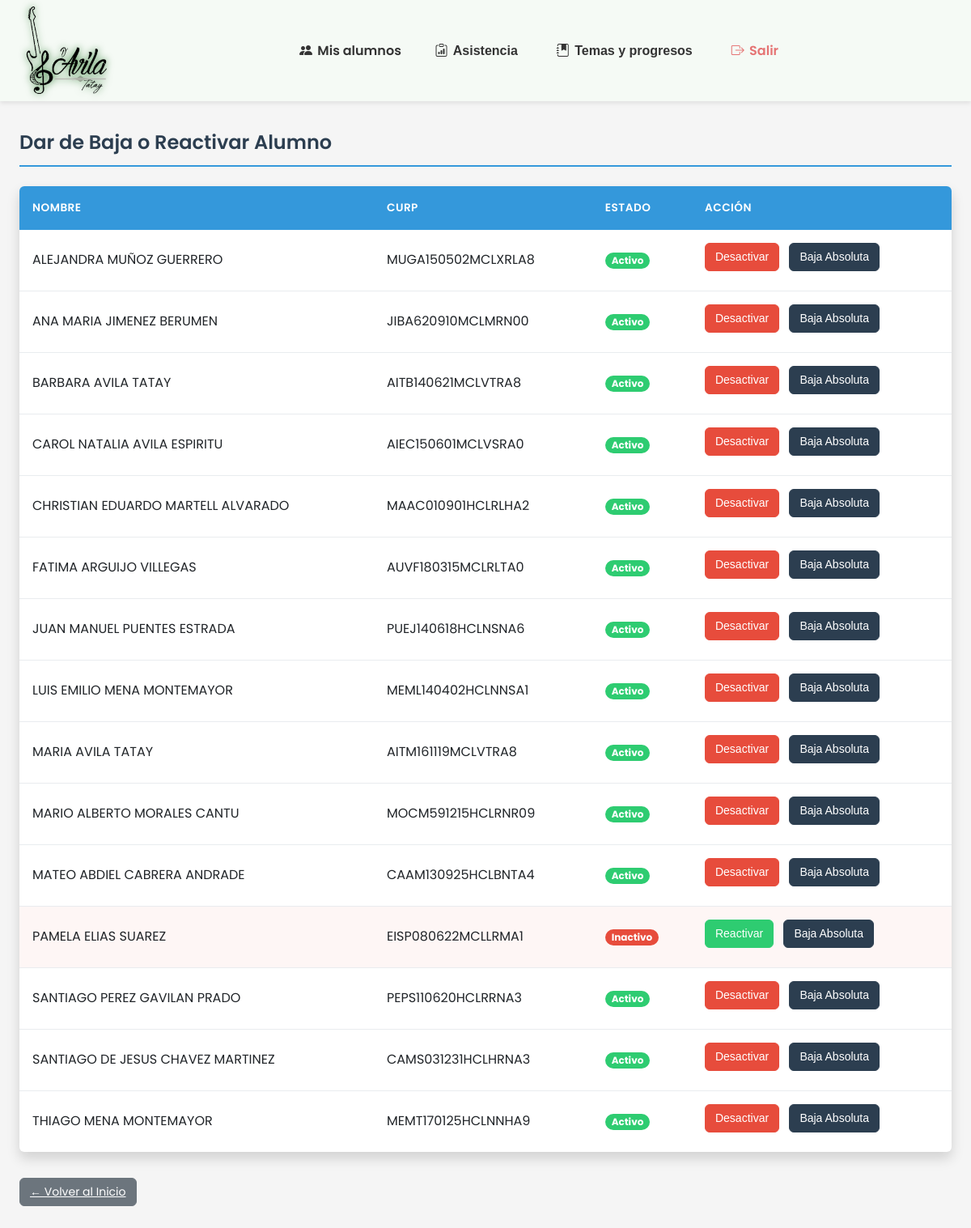
Page /bajas.php on the committed database.
### tables this page shows
CREATE TABLE `alumnos` (
  `curp` varchar(18) NOT NULL,
  `nombre` varchar(50) NOT NULL,
  `apellidos` varchar(100) NOT NULL,
  `nombre_tutor` varchar(100) DEFAULT NULL,
  `fecha_nacimiento` date NOT NULL,
  `telefono` varchar(15) DEFAULT NULL,
  `fecha_registro` timestamp NOT NULL DEFAULT current_timestamp(),
  `mensualidad` decimal(10,2) NOT NULL DEFAULT 0.00,
  `activo` tinyint(1) DEFAULT 1,
  PRIMARY KEY (`curp`)
);

### bajas.php (the view, shortened to what this page needs)
<?php
require_once __DIR__ . '/includes/bd.php';
$alumnos = $conexion->query("SELECT curp, nombre, apellidos, activo FROM alumnos ORDER BY nombre, apellidos");
?>
<!DOCTYPE html>
<html lang="es">
<head>
</head>
<body>
  <?php include 'navbar.php'; ?>
  <main>
    <h2>Dar de Baja o Reactivar Alumno</h2>
    <div class="table-responsive">
      <table>
        <thead>
          <tr>
            <th>Nombre</th>
            <th>CURP</th>
            <th>Estado</th>
            <th>Acción</th>
          </tr>
        </thead>
        <tbody>
          <?php while ($alumno = $alumnos->fetch_assoc()): ?>
            <tr class="<?= !$alumno['activo'] ? 'inactive' : '' ?>">
              <td><?= htmlspecialchars($alumno['nombre'] . ' ' . $alumno['apellidos']) ?></td>
              <td><?= htmlspecialchars($alumno['curp']) ?></td>
              <td>
                <?php if ($alumno['activo']): ?>
                  <span class="badge active">Activo</span>
                <?php else: ?>
                  <span class="badge inactive">Inactivo</span>
                <?php endif; ?>
              </td>
              <td>
                <?php if ($alumno['activo']): ?>
                  <button class="btn btn-danger btn-toggle-estado" data-curp="<?= htmlspecialchars($alumno['curp']) ?>"
                    data-estado="0">
                    Desactivar
                  </button>
                <?php else: ?>
                  <button class="btn btn-success btn-toggle-estado" data-curp="<?= htmlspecialchars($alumno['curp']) ?>"
                    data-estado="1">
                    Reactivar
                  </button>
                <?php endif; ?>
                <button class="btn btn-dark btn-baja-absoluta" data-curp="<?= htmlspecialchars($alumno['curp']) ?>">
                  Baja Absoluta
                </button>
              </td>
            </tr>
          <?php endwhile; ?>
        </tbody>
      </table>
    </div>
    <a href="lista_alumnos.php" class="btn btn-secondary">← Volver al Inicio</a>
  </main>
</body>
</html>

### bajas.php (style rules this page uses)
:root { --primary-color: #3498db; --secondary-color: #2c3e50; --success-color: #2ecc71; --danger-color: #e74c3c; --warning-color: #f39c12; --info-color: #1abc9c; --light-color: #ecf0f1; --dark-color: #34495e; --white: #ffffff; --gray-light: #f8f9fa; --gray-medium: #e9ecef; --gray-dark: #6c757d; --border-radius: 0.375rem; --box-shadow: 0 0.5rem 1rem rgba(0, 0, 0, 0.15); --transition: all 0.3s ease; }
* { box-sizing: border-box; margin: 0; padding: 0; }
body { font-family: 'Segoe UI', Tahoma, Geneva, Verdana, sans-serif; line-height: 1.6; color: #212529; background-color: #f5f5f5; padding-bottom: 2rem; }
main { max-width: 1200px; margin: 2rem auto; padding: 0 1.5rem; }
h2 { color: var(--secondary-color); margin-bottom: 1.5rem; padding-bottom: 0.5rem; border-bottom: 2px solid var(--primary-color); font-weight: 600; }
.table-responsive { width: 100%; overflow-x: auto; box-shadow: var(--box-shadow); border-radius: var(--border-radius); background-color: var(--white); margin-bottom: 2rem; }
table { width: 100%; border-collapse: collapse; }
thead { background-color: var(--primary-color); color: var(--white); }
th, td { padding: 1rem; text-align: left; vertical-align: middle; }
th { font-weight: 600; text-transform: uppercase; font-size: 0.85rem; letter-spacing: 0.5px; }
tbody tr { border-bottom: 1px solid var(--gray-medium); transition: var(--transition); }
tbody tr:last-child { border-bottom: none; }
tbody tr.inactive { background-color: rgba(231, 76, 60, 0.05); }
.badge { display: inline-block; padding: 0.35em 0.65em; font-size: 0.75em; font-weight: 700; line-height: 1; text-align: center; white-space: nowrap; vertical-align: baseline; border-radius: 50rem; }
.badge.active { background-color: var(--success-color); color: var(--white); }
.badge.inactive { background-color: var(--danger-color); color: var(--white); }
.btn { display: inline-block; font-weight: 400; text-align: center; white-space: nowrap; vertical-align: middle; user-select: none; border: 1px solid transparent; padding: 0.375rem 0.75rem; font-size: 0.875rem; line-height: 1.5; border-radius: var(--border-radius); transition: var(--transition); cursor: pointer; margin-right: 0.5rem; margin-bottom: 0.5rem; }
.btn-secondary { color: var(--white); background-color: var(--gray-dark); border-color: var(--gray-dark); }
.btn-success { color: var(--white); background-color: var(--success-color); border-color: var(--success-color); }
.btn-danger { color: var(--white); background-color: var(--danger-color); border-color: var(--danger-color); }
.btn-dark { color: var(--white); background-color: var(--secondary-color); border-color: var(--secondary-color); }
tbody tr { animation: fadeIn 0.3s ease forwards; }
tbody tr:nth-child(odd) { animation-delay: 0.05s; }
tbody tr:nth-child(even) { animation-delay: 0.1s; }

### navbar.php (style rules this page uses)
body { font-family: 'Poppins', sans-serif; }

### rows in the picture
alumnos: nombre+apellidos "ALEJANDRA MUÑOZ GUERRERO", curp "MUGA150502MCLXRLA8", activo "Activo"
alumnos: nombre+apellidos "ANA MARIA JIMENEZ BERUMEN", curp "JIBA620910MCLMRN00", activo "Activo"
alumnos: nombre+apellidos "BARBARA AVILA TATAY", curp "AITB140621MCLVTRA8", activo "Activo"
alumnos: nombre+apellidos "CAROL NATALIA AVILA ESPIRITU", curp "AIEC150601MCLVSRA0", activo "Activo"
alumnos: nombre+apellidos "CHRISTIAN EDUARDO MARTELL ALVARADO", curp "MAAC010901HCLRLHA2", activo "Activo"
alumnos: nombre+apellidos "FATIMA ARGUIJO VILLEGAS", curp "AUVF180315MCLRLTA0", activo "Activo"
alumnos: nombre+apellidos "JUAN MANUEL PUENTES ESTRADA", curp "PUEJ140618HCLNSNA6", activo "Activo"
alumnos: nombre+apellidos "LUIS EMILIO MENA MONTEMAYOR", curp "MEML140402HCLNNSA1", activo "Activo"
alumnos: nombre+apellidos "MARIA AVILA TATAY", curp "AITM161119MCLVTRA8", activo "Activo"
alumnos: nombre+apellidos "MARIO ALBERTO MORALES CANTU", curp "MOCM591215HCLRNR09", activo "Activo"
alumnos: nombre+apellidos "MATEO ABDIEL CABRERA ANDRADE", curp "CAAM130925HCLBNTA4", activo "Activo"
alumnos: nombre+apellidos "PAMELA ELIAS SUAREZ", curp "EISP080622MCLLRMA1", activo "Inactivo"
alumnos: nombre+apellidos "SANTIAGO PEREZ GAVILAN PRADO", curp "PEPS110620HCLRRNA3", activo "Activo"
alumnos: nombre+apellidos "SANTIAGO DE JESUS CHAVEZ MARTINEZ", curp "CAMS031231HCLHRNA3", activo "Activo"
alumnos: nombre+apellidos "THIAGO MENA MONTEMAYOR", curp "MEMT170125HCLNNHA9", activo "Activo"
